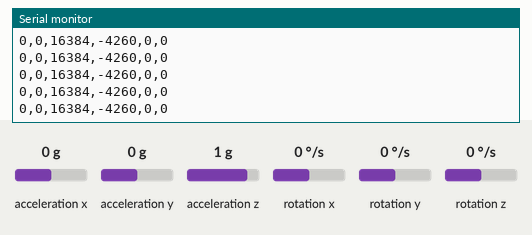
Simulated run of this sketch. Board: Arduino Uno, built with avr-gcc and run on an emulated ATmega328P. On the bench: the last lines printed to the serial monitor. Wiring (inferred from the names in the program): MPU-6050 motion sensor at I2C address 0x68. Inputs (shaded band) come from the test bench; at power-on: acceleration z 1 g, acceleration x 0 g, acceleration y 0 g, rotation x 0 °/s, rotation y 0 °/s, rotation z 0 °/s.

Above: at 1.2 s.
1.3 s: acceleration z set to 0 g
At 1.33 s:
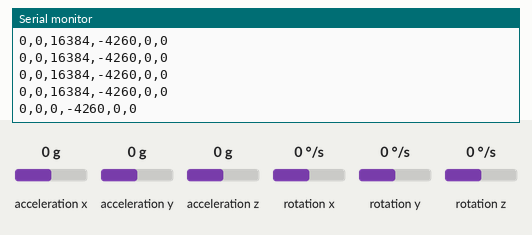
4.3 s: acceleration x set to -1.4 g
At 4.31 s:
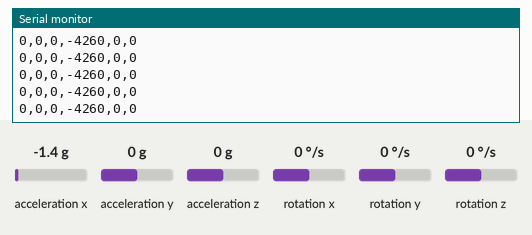
7.3 s: acceleration y set to -1.4 g
At 7.3 s:
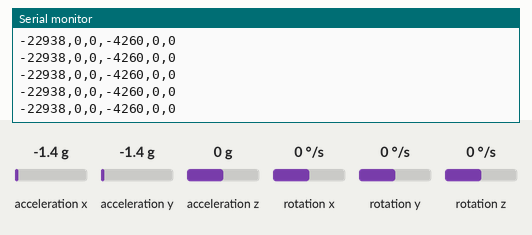
10.3 s: acceleration x set to 0 g
At 10.31 s:
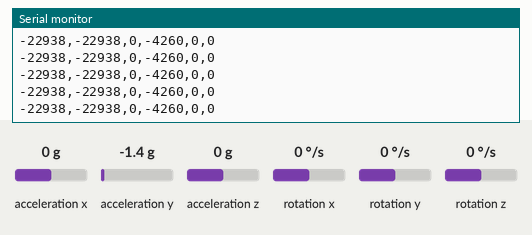
13.3 s: rotation x set to -192 °/s
At 13.3 s:
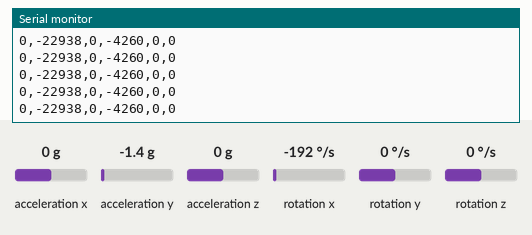
14.8 s: rotation y set to -192 °/s
At 14.83 s:
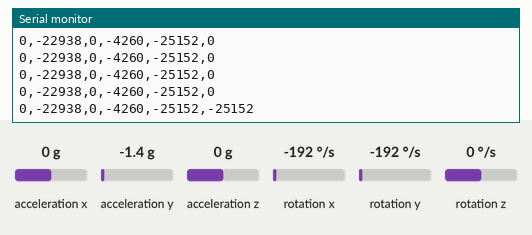

The sketch:

acc.ino
```cpp
#include<Wire.h>

const int MPU_addr=0x68;  // I2C address of the MPU-6050

float DATA[6];

void setup(){

  Wire.begin();
  Wire.beginTransmission(MPU_addr);
  Wire.write(0x6B);  // PWR_MGMT_1 register
  Wire.write(0);     // set to zero (wakes up the MPU-6050)
  Wire.endTransmission(true);
  Serial.begin(9600);
}


void loop(){

  Wire.beginTransmission(MPU_addr);
  Wire.write(0x3B);  // starting with register 0x3B (ACCEL_XOUT_H)
  Wire.endTransmission(false);
  Wire.requestFrom(MPU_addr,14,true);  // request a total of 14 registers
  for(int i = 0; i < 5; i++)
  {
    Serial.print(Wire.read()<<8|Wire.read());
    Serial.print(",");
  }
  Serial.print(Wire.read()<<8|Wire.read());
  Serial.println();
  delay(50);
}
```

Measured:
- after the input at 1.3 s, the serial monitor: prints a new line at once (image 1)
- after the input at 14.8 s, the serial monitor: prints a new line at once (image 6)
